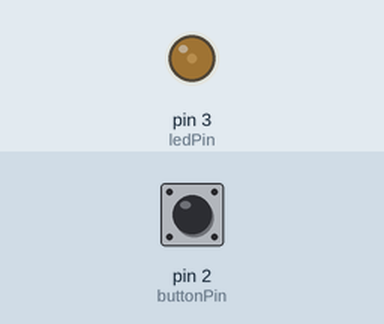
Recording of a sketch running on a simulated Arduino Uno, built with avr-gcc and run on an emulated ATmega328P. On the bench: output pins drawn as LEDs (lit = HIGH). The inputs (shaded band) are chosen by the test bench; at power-on: pin 2 (buttonPin) LOW.

Above: at 1.2 s.
1.3 s: pin 2 (buttonPin) pulled HIGH for 0.15 s
At 1.37 s:
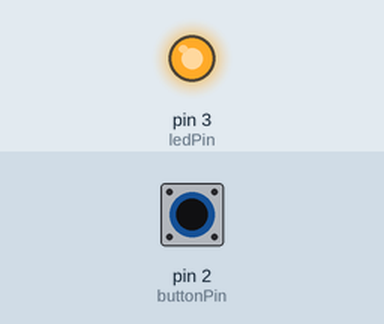
2.9 s: pin 2 (buttonPin) pulled HIGH for 3.2 s
At 6.6 s:
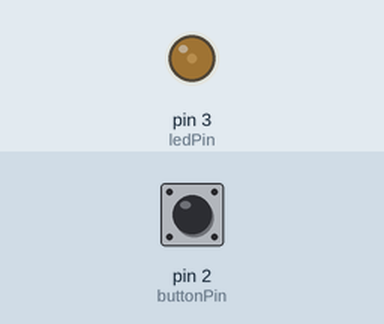
Timing chart, 0 to 8.1 s (numbered marks = the images above; inputs shaded):
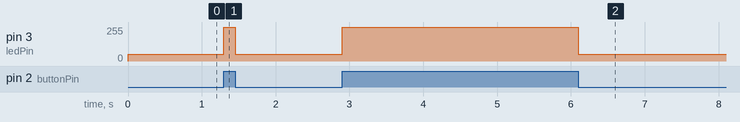

Measured:
- after the input at 1.3 s, pin 3 (ledPin): 50/255 → 255/255 at once, → 50/255 0.15 s later
- after the input at 2.9 s, pin 3 (ledPin): 50/255 → 255/255 at once, → 50/255 3.2 s later

The sketch:

capteur_pir_plus_led.ino
```cpp
const int buttonPin = 2; // broche du capteur PIR
const int ledPin = 3; // la LED du Arduino

int buttonState = 0; // etat de la sortie du capteur

void setup()
{

  pinMode(ledPin, OUTPUT); //la broche de la LED est mise en sortie
  pinMode(buttonPin, INPUT); //la broche du capteur est mise en entree
}

void loop()
{

  buttonState = digitalRead(buttonPin);//lecture du capteur
  if (buttonState == HIGH) //si quelquechose est detecte
  {
    analogWrite(ledPin, 255); //on allume la LED
  }
  else //sinon
  {
    analogWrite(ledPin, 50); //on eteint la LED
  }

}
```
